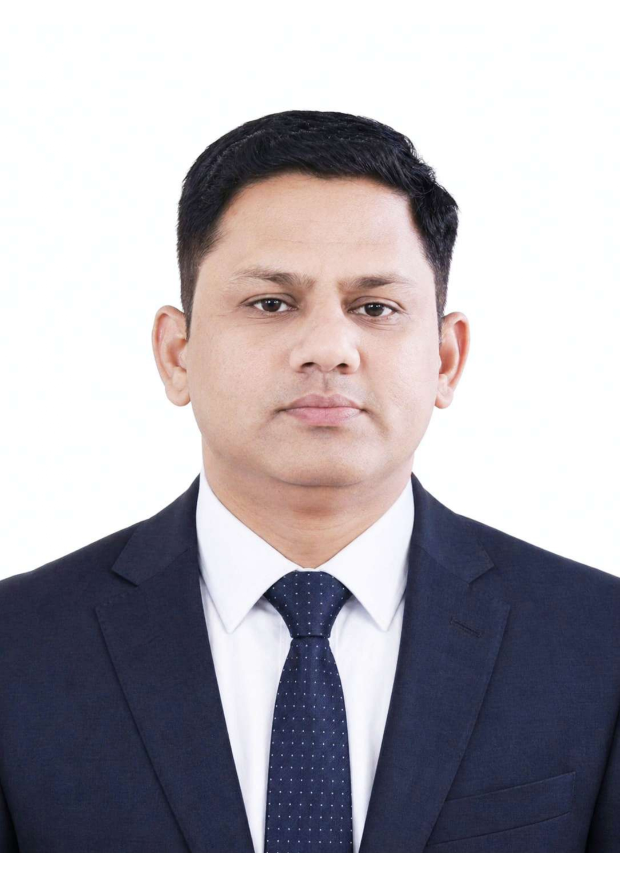
#> input picture LabExcercise/Excercise2_Krishan Goswami/pic.jpeg, 1240 x 1755 px (shown at 1/2 size)
$ jupyter execute --allow-errors 'Exercise_2_Krishan  Goswami.ipynb'
#> lines starting #> are read from the running program, lines starting #| are printed output that depends on the picture
#### Exercise 2: Computer Vision - Image Blending Using OpenCV

##### Import required libraries

[cell 1]
import cv2
import numpy as np
import matplotlib.pyplot as plt

##### Load two sample images

[cell 2]
# Load two input images
img1 = cv2.imread("pic.jpeg")
#> img1 is the input picture: shape (1755, 1240, 3); mean B, G, R 176.9, 170.6, 174.7
img2 = cv2.imread("home1.png")
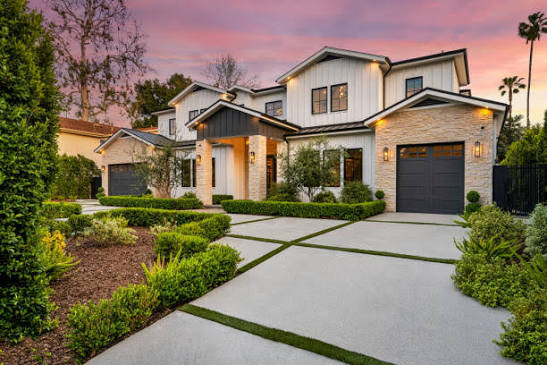
#> input picture LabExcercise/Excercise2_Krishan Goswami/home1.png, 547 x 365 px
#> img2 is the input picture: shape (365, 547, 3); mean B, G, R 97.9, 118, 130.6

# Check whether images loaded successfully
if img1 is None or img2 is None:
    raise FileNotFoundError("Please check image1.jpg and image2.jpg")

print("Image 1 Shape:", img1.shape)
#| Image 1 Shape: (1755, 1240, 3)
print("Image 2 Shape:", img2.shape)
#| Image 2 Shape: (365, 547, 3)

##### Resize both images

[cell 3]
# Set common dimensions
width = 500
height = 400

img1 = cv2.resize(img1, (width, height))
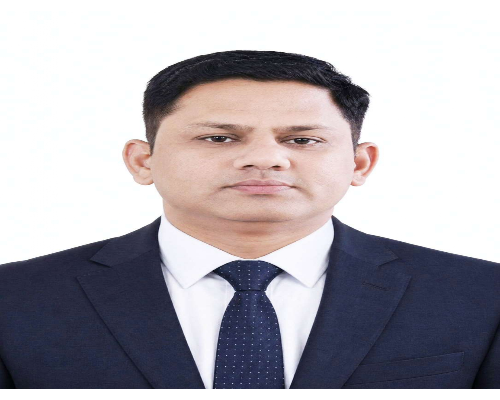
#> img1: shape (400, 500, 3); mean B, G, R 176.7, 170.5, 174.5
img2 = cv2.resize(img2, (width, height))
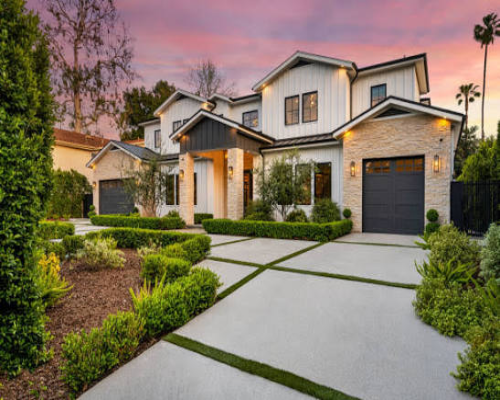
#> img2: shape (400, 500, 3); mean B, G, R 97.7, 117.9, 130.5

print("Resized Image 1:", img1.shape)
#| Resized Image 1: (400, 500, 3)
print("Resized Image 2:", img2.shape)
#| Resized Image 2: (400, 500, 3)

##### Perform weighted image blending

[cell 4]
# Set blending weights
alpha = 0.6
beta = 0.4
gamma = 0

# Blend images
blended_img = cv2.addWeighted(
    img1, alpha,
    img2, beta,
    gamma
)
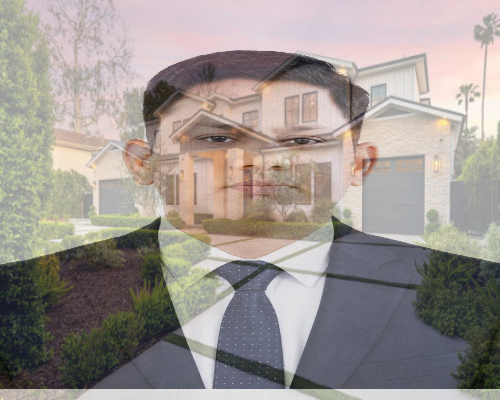
#> blended_img: shape (400, 500, 3); mean B, G, R 145.1, 149.5, 156.9

print("Image blending completed successfully!")

##### Display original and blended images

[cell 5]
# Convert BGR to RGB for Matplotlib
img1_rgb = cv2.cvtColor(img1, cv2.COLOR_BGR2RGB)
img2_rgb = cv2.cvtColor(img2, cv2.COLOR_BGR2RGB)
blended_rgb = cv2.cvtColor(blended_img, cv2.COLOR_BGR2RGB)

# Display all three images
plt.figure(figsize=(15, 5))

plt.subplot(1, 3, 1)
plt.imshow(img1_rgb)
plt.title("Original Image 1")
plt.axis("off")

plt.subplot(1, 3, 2)
plt.imshow(img2_rgb)
plt.title("Original Image 2")
plt.axis("off")

plt.subplot(1, 3, 3)
plt.imshow(blended_rgb)
plt.title("Blended Image")
plt.axis("off")

plt.tight_layout()
plt.show()

##### Save the images

[cell 6]
# Save resized input images
cv2.imwrite("Exe2_inp1_kri.jpg", img1)
cv2.imwrite("Exe2_inp2_kri.jpg", img2)

# Save blended image
cv2.imwrite("Exe2_Blend_kri.jpg", blended_img)

# Save comparison containing all three images
comparison = np.hstack((img1, img2, blended_img))
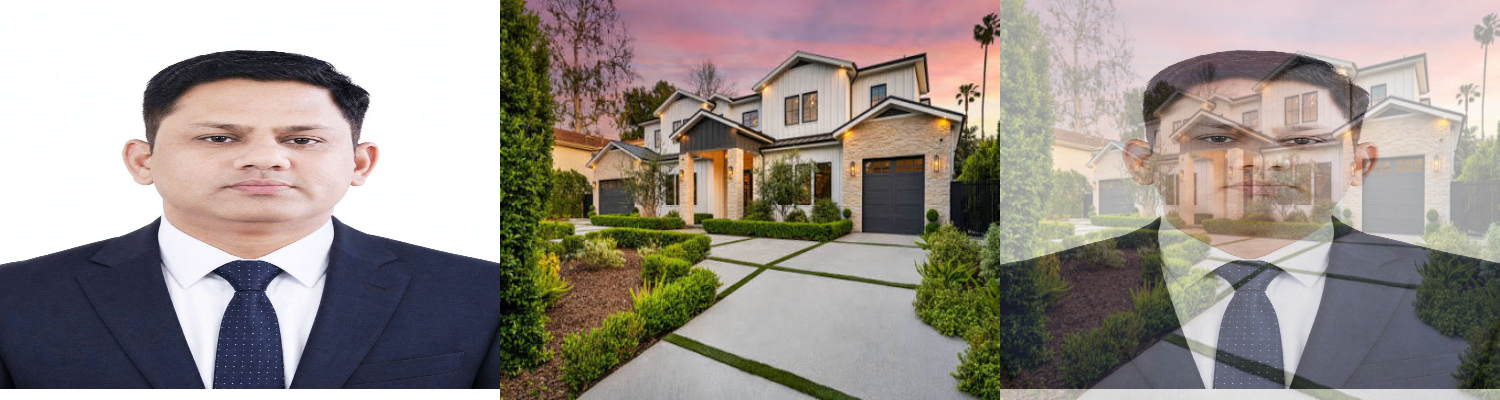
#> comparison: shape (400, 1500, 3); mean B, G, R 139.9, 145.9, 154

cv2.imwrite("Exe2_Comp_kri.jpg", comparison)

print("All images saved successfully!")
